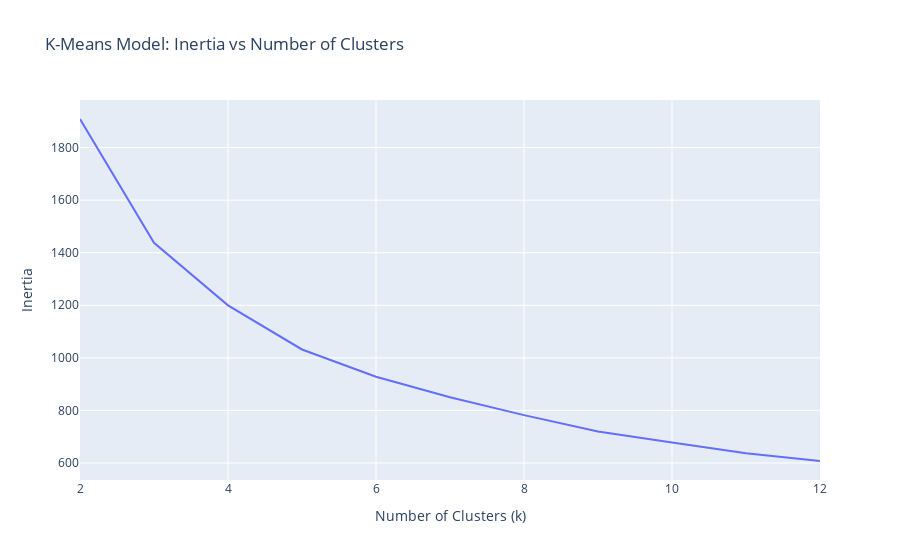

The notebook cell this image was saved under:
### Code cell
# Create line plot of `inertia_errors` vs `n_clusters`
fig = px.line(
    x=n_clusters, y=inertia_errors, title="K-Means Model: Inertia vs Number of Clusters"
)
fig.update_layout(xaxis_title="Number of Clusters (k)", yaxis_title="Inertia")
fig.show()

### Figure 1 — Plotly figure (JSON) as saved in the notebook; plotly's stock layout.template omitted (floating-point values rounded to 4 significant figures)
{"data": [{"hovertemplate": "x=%{x}<br>y=%{y}<extra></extra>", "legendgroup": "", "line": {"color": "#636efa", "dash": "solid"}, "marker": {"symbol": "circle"}, "mode": "lines", "name": "", "orientation": "v", "showlegend": false, "type": "scatter", "x": [2, 3, 4, 5, 6, 7, 8, 9, 10, 11, 12], "xaxis": "x", "y": [1909.0, 1438.0, 1200.0, 1032.0, 928.0, 849.8, 782.1, 719.7, 678.3, 636.7, 607.5], "yaxis": "y"}], "layout": {"legend": {"tracegroupgap": 0}, "title": {"text": "K-Means Model: Inertia vs Number of Clusters"}, "xaxis": {"anchor": "y", "domain": [0, 1], "title": {"text": "Number of Clusters (k)"}}, "yaxis": {"anchor": "x", "domain": [0, 1], "title": {"text": "Inertia"}}}}
